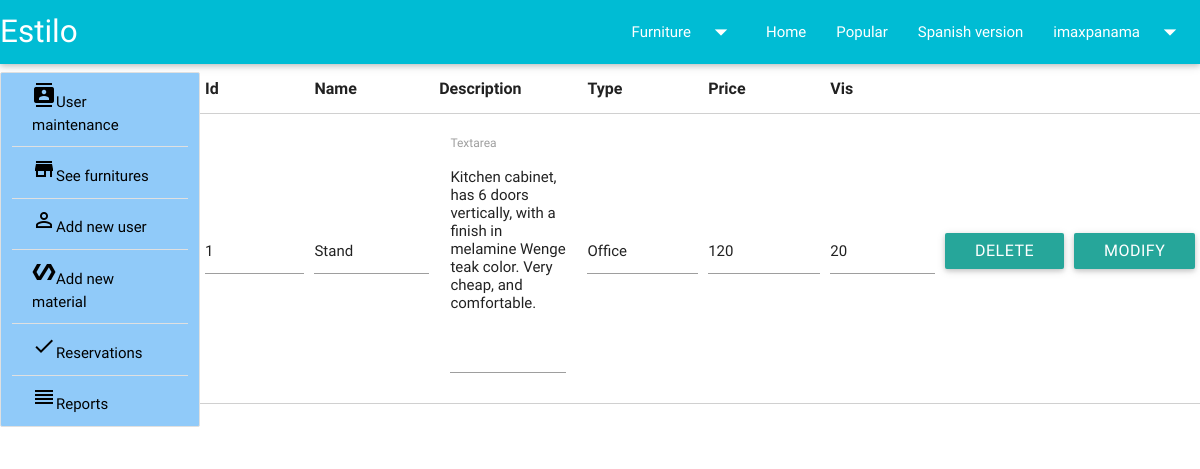
The page /ad-edit.php?m=1 (signed in) on the database as committed earlier.
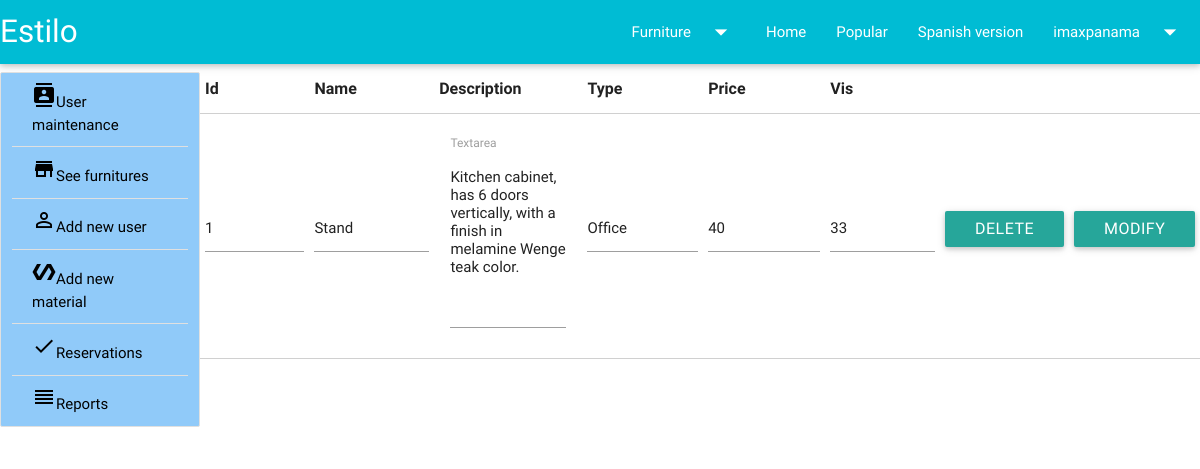
The same page on the database as committed later.
### tables this page shows
CREATE TABLE IF NOT EXISTS `furniture` (
  `idmueble` int(5) NOT NULL AUTO_INCREMENT,
  `nombre` varchar(50) NOT NULL,
  `descri` varchar(500) NOT NULL,
  `tipo` varchar(50) NOT NULL,
  `precio` double NOT NULL,
  `img` varchar(250) NOT NULL,
  `vis` int(10) NOT NULL,
  PRIMARY KEY (`idmueble`)
);

### ad-edit.php (the view, shortened to what this page needs)
<?php
if (isset($_SESSION['suser']) && $_SESSION['type'] == "admin") {
  $m = $_GET['m'];
$sql = 'SELECT * FROM furniture WHERE idmueble='.$m;
$q = mysql_query($sql);
?>
<html>
    <head>
    </head>
    <body>
      <div class="row">
        <table class="responsive-table col s12 m10 bordered" style="float: right;">
        <thead>
          <tr>
            <th>Id</th>
            <th>Name</th>
            <th>Description</th>
            <th>Type</th>
            <th>Price</td>
            <th>Vis</th>
          </tr>
       </thead>
        <?php
        while ($row = mysql_fetch_array($q)) {
        ?>
        <tr>
          <td><input type="text" id="idm" value="<?php echo $row['idmueble'];?>"></td>
          <td><input type="text" id="name" value="<?php echo $row['nombre'];?>" onkeypress="return letras(event)"></td>
          <td><div class="input-field col s12">
          <textarea id="descri" class="materialize-textarea"><?php  echo $row['descri'];?></textarea>
          <label for="textarea1">Textarea</label>
        </div></td>
          <td><input type="text" id="tipo" value="<?php echo $row['tipo'];?>"></td>
          <td><input type="text" id="precio" value="<?php echo $row['precio'];?>" onkeypress="return num(event)"></td>
          <td><input type="text" id="vis" value="<?php echo $row['vis'];?>" onkeypress="return num(event)"></td>
          <td><button class="delete waves-effect waves-light btn" data-id="<?php echo $row['idmueble'];?>">Delete</button></td>
          <td><button class="modify waves-effect waves-light btn" data-id="<?php echo $row['idmueble'];?>">Modify</button></td>
        </tr>
        <?php
            }
        ?>
   </table>
      </div>
    </body>
  </html>
  <?php
}else{
  echo '<script> alert("Unauthenticated user"); location.href = "index.php"; </script>';
}
  ?>

Rows that differ between the two databases and show on the page:
changed furniture "Stand": descri "Kitchen cabinet, has 6 doors vertically, with a finish in melamine Wenge teak color. Very cheap, and comfortable." → "Kitchen cabinet, has 6 doors vertically, with a finish in melamine Wenge teak color."; precio "120" → "40"; vis "20" → "33"
